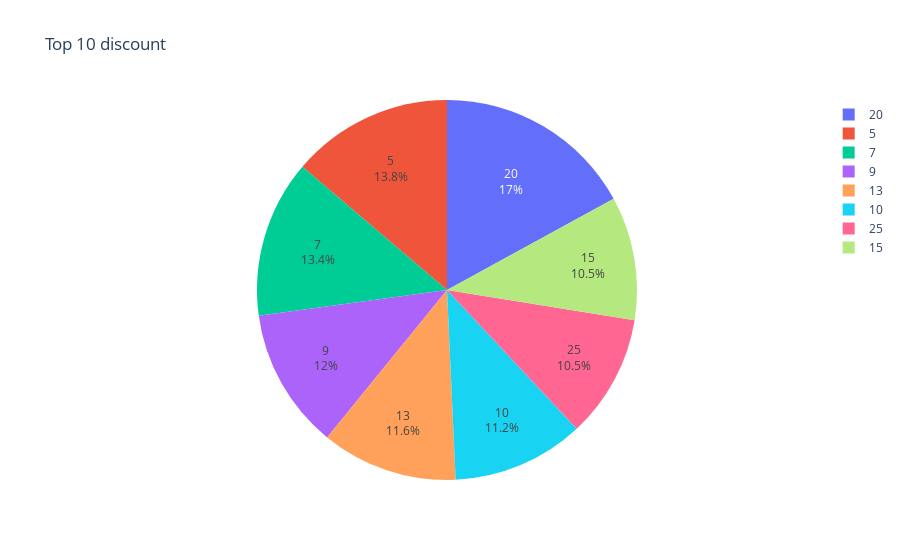

Notebook cell for this chart:
### Code cell
discount = df['discount'].value_counts().head(8).reset_index()
discount.columns = ['discount', 'Count']

fig = px.pie(
    discount,
    names='discount',
    values='Count',
    title='Top 10 discount',
)

fig.update_traces(textinfo='percent+label')
fig.show()

### Figure 1 — Plotly figure (JSON) as saved in the notebook; plotly's stock layout.template omitted (floating-point values rounded to 4 significant figures)
{"data": [{"domain": {"x": [0, 1], "y": [0, 1]}, "hovertemplate": "discount=%{label}<br>Count=%{value}<extra></extra>", "labels": [20, 5, 7, 9, 13, 10, 25, 15], "legendgroup": "", "name": "", "showlegend": true, "textinfo": "percent+label", "type": "pie", "values": [47, 38, 37, 33, 32, 31, 29, 29]}], "layout": {"legend": {"tracegroupgap": 0}, "title": {"text": "Top 10 discount"}}}
